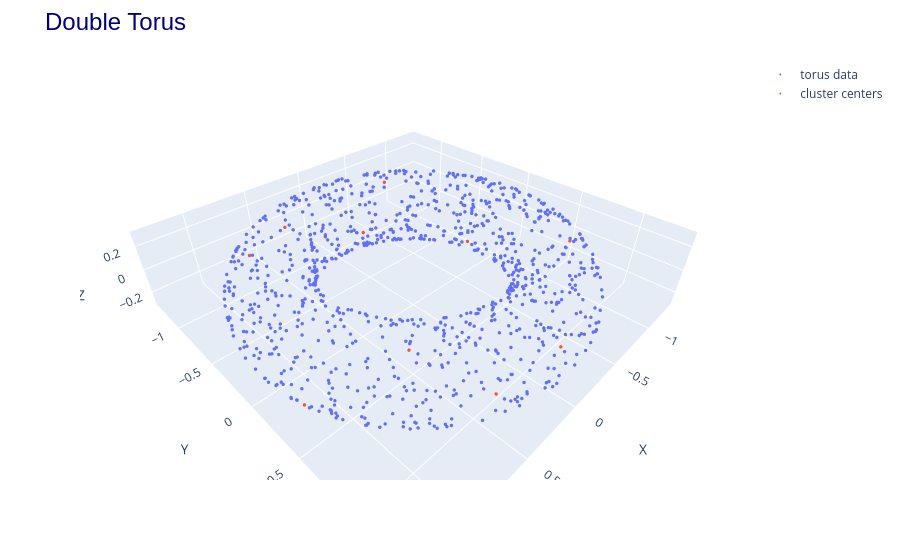

The notebook cell saved with this chart:
### Code cell
reps, _ = util.farthest_point_sample(torus_data, 10)
util.plot3d([(torus_data, "torus data"), (reps, "cluster centers")], title="Double Torus")

### Figure 1 — Plotly figure (JSON) as saved in the notebook; plotly's stock layout.template omitted (floating-point values rounded to 4 significant figures; data arrays with more than 128 entries replaced by an {"elided": "..."} marker saying what was removed)
{"data": [{"marker": {"size": 2}, "mode": "markers", "name": "torus data", "type": "scatter3d", "x": {"elided": "1000 float values"}, "y": {"elided": "1000 float values"}, "z": {"elided": "1000 float values"}}, {"marker": {"size": 2}, "mode": "markers", "name": "cluster centers", "type": "scatter3d", "x": [0.9211, -1.162, 0.557, -0.702, 1.193, 0.2639, -0.35, -0.9601, 0.5248, -0.1138], "y": [-0.587, 0.5838, 1.163, -1.076, 0.3137, -1.267, 1.055, -0.2738, 0.4873, -0.6918], "z": [0.2855, -0.004504, 0.07788, 0.09513, -0.1884, -0.05794, -0.2786, -0.3, -0.09709, -0.02546]}], "layout": {"margin": {"t": 60}, "scene": {"aspectmode": "data", "xaxis": {"title": {"text": "X"}}, "yaxis": {"title": {"text": "Y"}}, "zaxis": {"title": {"text": "Z"}}}, "title": {"font": {"color": "navy", "family": "Arial", "size": 24}, "text": "Double Torus"}}}
